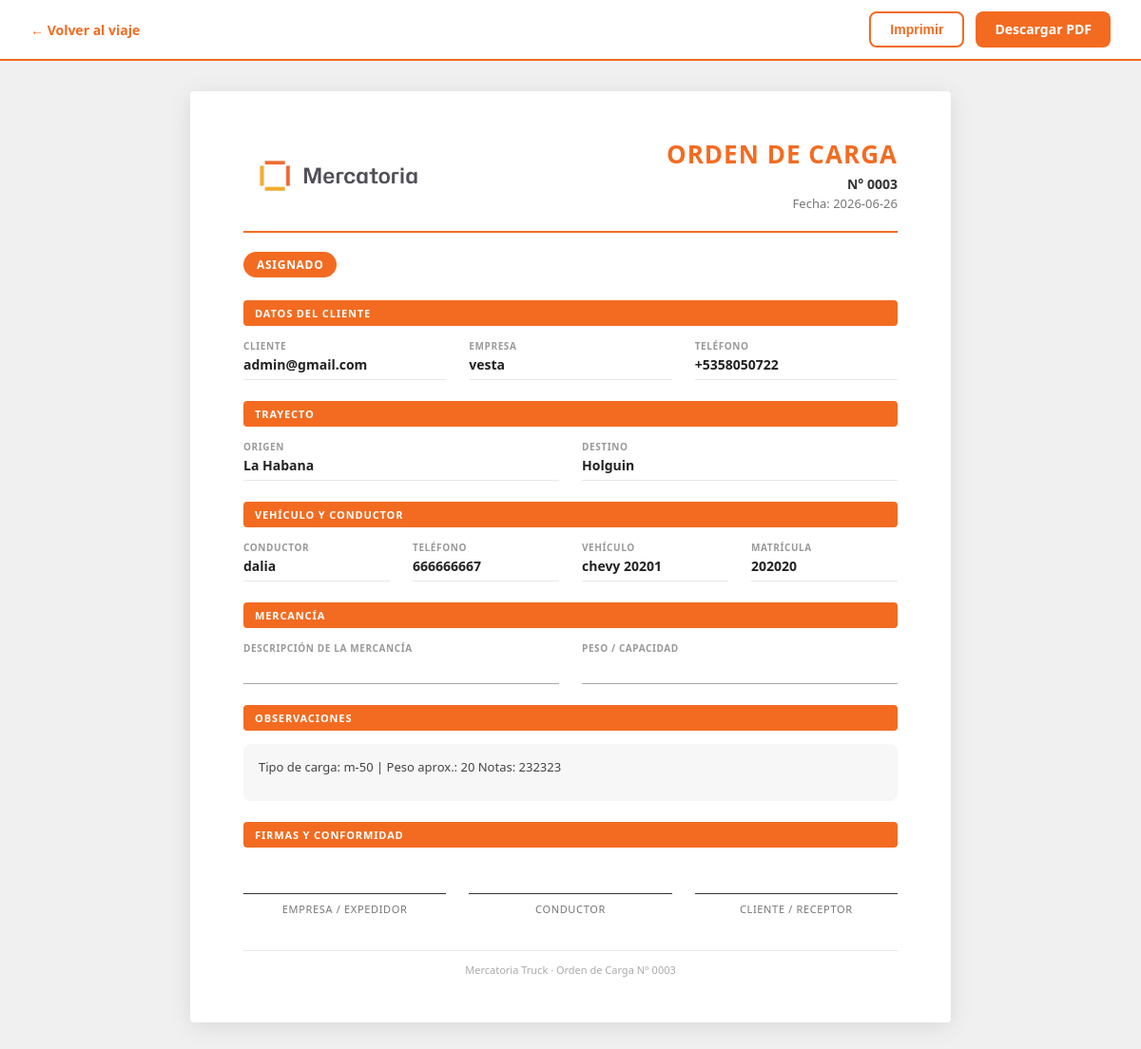
The page /admin/viajes/3/orden-carga on the database its author committed.
### tables this page shows
CREATE TABLE viajes (
        id INTEGER PRIMARY KEY AUTOINCREMENT,
        cliente TEXT,
        cliente_id INTEGER,
        ruta_id INTEGER,
        tarifa_id INTEGER,
        tipo_vehiculo_id INTEGER,
        origen TEXT,
        destino TEXT,
        precio REAL DEFAULT 0,
        precio_calculado REAL DEFAULT 0,
        precio_final REAL DEFAULT 0,
        precio_editado INTEGER DEFAULT 0,
        motivo_edicion_precio TEXT,
        combustible REAL DEFAULT 0,
        pago_camionero REAL DEFAULT 0,
        camionero REAL DEFAULT 0,
        comision REAL DEFAULT 0,
        beneficio REAL DEFAULT 0,
        estado TEXT DEFAULT 'Solicitado',
        camionero_id INTEGER,
        camionero_nombre TEXT,
        vehiculo_id INTEGER,
        fecha_creacion TEXT DEFAULT CURRENT_TIMESTAMP,
        fecha_asignacion TEXT,
        fecha_recogida TEXT,
        fecha_entrega TEXT,
        observaciones TEXT
    , cotizacion_id INTEGER, km REAL, kilometros REAL, precio_cliente REAL, combustible_estimado REAL, beneficio_estimado REAL, vehiculo_placa TEXT);

CREATE TABLE clientes (
        id INTEGER PRIMARY KEY AUTOINCREMENT,
        usuario_id INTEGER,
        nombre TEXT,
        empresa TEXT,
        contacto TEXT,
        telefono TEXT,
        email TEXT,
        direccion TEXT,
        activo INTEGER DEFAULT 1,
        fecha_creacion TEXT DEFAULT CURRENT_TIMESTAMP
    );

CREATE TABLE camioneros (
        id INTEGER PRIMARY KEY AUTOINCREMENT,
        nombre TEXT,
        telefono TEXT,
        licencia TEXT,
        matricula TEXT,
        tipo TEXT,
        capacidad TEXT,
        estado TEXT DEFAULT 'Disponible',
        activo INTEGER DEFAULT 1,
        fecha_creacion TEXT DEFAULT CURRENT_TIMESTAMP
    );

CREATE TABLE vehiculos (
        id INTEGER PRIMARY KEY AUTOINCREMENT,
        camionero_id INTEGER,
        matricula TEXT,
        marca TEXT,
        modelo TEXT,
        tipo TEXT,
        capacidad TEXT,
        combustible TEXT,
        estado TEXT DEFAULT 'Disponible',
        activo INTEGER DEFAULT 1,
        fecha_creacion TEXT DEFAULT CURRENT_TIMESTAMP
    , tipo_vehiculo_id INTEGER, placa TEXT);

### routes/viajes.py (the view)
@viajes_bp.route("/admin/viaje/<int:id>/orden-carga")
@viajes_bp.route("/admin/viajes/<int:id>/orden-carga")
def orden_carga(id):
    conexion = conectar()
    conexion.row_factory = None
    cursor = conexion.cursor()
    cursor.execute("""
        SELECT
            v.*,
            c.telefono  AS camionero_telefono,
            c.licencia  AS camionero_licencia,
            veh.matricula AS vehiculo_matricula,
            veh.marca     AS vehiculo_marca,
            veh.modelo    AS vehiculo_modelo,
            cl.empresa    AS cliente_empresa,
            cl.telefono   AS cliente_telefono,
            cl.email      AS cliente_email
        FROM viajes v
        LEFT JOIN camioneros c   ON v.camionero_id = c.id
        LEFT JOIN vehiculos  veh ON v.vehiculo_id  = veh.id
        LEFT JOIN clientes   cl  ON v.cliente_id   = cl.id
        WHERE v.id = ?
    """, (id,))
    fila = cursor.fetchone()
    if not fila:
        conexion.close()
        return redirect("/admin/viajes")
    columnas = [descripcion[0] for descripcion in cursor.description]
    viaje = dict(zip(columnas, fila))
    conexion.close()
    return render_template(
        "admin/orden_carga.html",
        viaje=viaje
    )

### app.py (called while the page is built)
@app.context_processor
def sidebar_badges():
    try:
        conexion = conectar()
        cursor = conexion.cursor()
        cursor.execute(
            "SELECT COUNT(*) FROM viajes WHERE estado IN ('Pendiente', 'Solicitado')"
        )
        viajes_urgentes = cursor.fetchone()[0]
        cursor.execute(
            "SELECT COUNT(*) FROM viajes WHERE estado = 'Solicitado'"
        )
        dashboard_urgentes = cursor.fetchone()[0]
        conexion.close()
    except Exception:
        viajes_urgentes = 0
        dashboard_urgentes = 0
    return dict(
        sidebar_viajes_urgentes=viajes_urgentes,
        sidebar_dashboard_urgentes=dashboard_urgentes,
    )

### database.py (called while the page is built)
def conectar():
    con = sqlite3.connect(DATABASE_NAME)
    con.row_factory = sqlite3.Row
    return con

### templates/admin/orden_carga.html (shortened to what this page needs)
<!DOCTYPE html>
<html lang="es">
<head>
</head>
<body>
<div class="toolbar">
    <a class="volver" href="/admin/viajes/{{ viaje['id'] }}/gestionar">← Volver al viaje</a>
    <div class="toolbar-acciones">
        <button class="btn-imprimir" onclick="window.print()">Imprimir</button>
        <a class="btn-pdf" href="/admin/viaje/{{ viaje['id'] }}/pdf">Descargar PDF</a>
    </div>
</div>
<div class="documento">
    <div class="cabecera">
        <img src="/static/logo-mercatoria.jpg" alt="Mercatoria Truck" />
        <div class="titulo-doc">
            <h1>ORDEN DE CARGA</h1>
            <p class="numero">N° {{ '%04d' % viaje['id'] }}</p>
            <p class="fecha">
                Fecha:
                {% if viaje.get('fecha_creacion') %}
                    {{ viaje['fecha_creacion'][:10] }}
                {% else %}
                    Sin fecha
                {% endif %}
            </p>
        </div>
    </div>
    <hr class="divisor" />
    <span class="estado-badge">{{ viaje['estado'] or 'Sin estado' }}</span>
    <div class="seccion">
        <div class="seccion-titulo">Datos del cliente</div>
        <div class="campos-grid cols-3">
            <div class="campo">
                <label>Cliente</label>
                <p>{{ viaje['cliente'] or '—' }}</p>
            </div>
            <div class="campo">
                <label>Empresa</label>
                <p>{{ viaje.get('cliente_empresa') or '—' }}</p>
            </div>
            <div class="campo">
                <label>Teléfono</label>
                <p>{{ viaje.get('cliente_telefono') or '—' }}</p>
            </div>
        </div>
    </div>
    <div class="seccion">
        <div class="seccion-titulo">Trayecto</div>
        <div class="campos-grid cols-2">
            <div class="campo">
                <label>Origen</label>
                <p>{{ viaje['origen'] or '—' }}</p>
            </div>
            <div class="campo">
                <label>Destino</label>
                <p>{{ viaje['destino'] or '—' }}</p>
            </div>
        </div>
    </div>
    <div class="seccion">
        <div class="seccion-titulo">Vehículo y conductor</div>
        <div class="campos-grid cols-4">
            <div class="campo">
                <label>Conductor</label>
                <p>{{ viaje['camionero_nombre'] or '—' }}</p>
            </div>
            <div class="campo">
                <label>Teléfono</label>
                <p>{{ viaje.get('camionero_telefono') or '—' }}</p>
            </div>
            <div class="campo">
                <label>Vehículo</label>
                <p>
                    {% set marca = viaje.get('vehiculo_marca') or '' %}
                    {% set modelo = viaje.get('vehiculo_modelo') or '' %}
                    {% if marca or modelo %}
                        {{ marca }} {{ modelo }}
                    {% else %}
                        —
                    {% endif %}
                </p>
            </div>
            <div class="campo">
                <label>Matrícula</label>
                <p>
                    {{ viaje.get('vehiculo_placa') or viaje.get('vehiculo_matricula') or '—' }}
                </p>
            </div>
        </div>
    </div>
    <div class="seccion">
        <div class="seccion-titulo">Mercancía</div>
        <div class="campos-grid cols-2">
            <div class="campo-linea">
                <label>Descripción de la mercancía</label>
                <div class="linea-relleno">{{ viaje.get('mercancia') or '' }}</div>
            </div>
            <div class="campo-linea">
                <label>Peso / Capacidad</label>
                <div class="linea-relleno">{{ viaje.get('peso') or '' }}</div>
            </div>
        </div>
    </div>
    <div class="seccion">
        <div class="seccion-titulo">Observaciones</div>
        <div class="observaciones-box">
            {{ viaje['observaciones'] or 'Sin observaciones registradas.' }}
        </div>
    </div>
    <div class="seccion">
        <div class="seccion-titulo">Firmas y conformidad</div>
        <div class="firmas-grid">
            <div class="firma-bloque">
                <div class="firma-linea"></div>
                <span>Empresa / Expedidor</span>
            </div>
            <div class="firma-bloque">
                <div class="firma-linea"></div>
                <span>Conductor</span>
            </div>
            <div class="firma-bloque">
                <div class="firma-linea"></div>
                <span>Cliente / Receptor</span>
            </div>
        </div>
    </div>
    <div class="pie-documento">
        Mercatoria Truck &middot; Orden de Carga N° {{ '%04d' % viaje['id'] }}
    </div>
</div>
</body>
</html>

### templates/admin/orden_carga.html (style rules this page uses)
* { box-sizing: border-box; margin: 0; padding: 0; }
body { font-family: 'Segoe UI', Arial, sans-serif; background: #f0f0f0; color: #333; }
.toolbar { position: sticky; top: 0; z-index: 100; background: #fff; border-bottom: 2px solid #F36B21; padding: 12px 32px; display: flex; justify-content: space-between; align-items: center; gap: 16px; }
.toolbar a.volver { color: #F36B21; text-decoration: none; font-weight: 600; font-size: 14px; }
.toolbar-acciones { display: flex; gap: 12px; }
.btn-imprimir { background: #fff; color: #F36B21; border: 2px solid #F36B21; padding: 9px 20px; border-radius: 8px; font-size: 14px; font-weight: 700; cursor: pointer; }
.btn-pdf { background: #F36B21; color: #fff; border: none; padding: 9px 20px; border-radius: 8px; font-size: 14px; font-weight: 700; text-decoration: none; cursor: pointer; }
.documento { max-width: 800px; margin: 32px auto; background: #fff; padding: 48px 56px; box-shadow: 0 4px 24px rgba(0,0,0,.10); border-radius: 4px; }
.cabecera { display: flex; justify-content: space-between; align-items: center; margin-bottom: 20px; gap: 16px; }
.cabecera img { max-height: 70px; max-width: 200px; object-fit: contain; }
.titulo-doc { text-align: right; }
.titulo-doc h1 { font-size: 26px; color: #F36B21; letter-spacing: .04em; font-weight: 900; }
.titulo-doc .numero { font-size: 14px; font-weight: 700; color: #333; margin-top: 4px; }
.titulo-doc .fecha { font-size: 13px; color: #777; margin-top: 2px; }
.divisor { border: none; border-top: 2.5px solid #F36B21; margin: 16px 0 20px; }
.estado-badge { display: inline-block; background: #F36B21; color: #fff; font-size: 12px; font-weight: 700; text-transform: uppercase; letter-spacing: .06em; padding: 5px 14px; border-radius: 999px; margin-bottom: 24px; }
.seccion { margin-bottom: 22px; }
.seccion-titulo { background: #F36B21; color: #fff; font-size: 11px; font-weight: 700; letter-spacing: .08em; text-transform: uppercase; padding: 6px 12px; border-radius: 4px; margin-bottom: 14px; }
.campos-grid { display: grid; gap: 6px 24px; }
.campos-grid.cols-3 { grid-template-columns: repeat(3, 1fr); }
.campos-grid.cols-2 { grid-template-columns: repeat(2, 1fr); }
.campos-grid.cols-4 { grid-template-columns: repeat(4, 1fr); }
.campo label { display: block; font-size: 10px; font-weight: 700; text-transform: uppercase; letter-spacing: .06em; color: #999; margin-bottom: 3px; }
.campo p { font-size: 14px; font-weight: 700; color: #222; min-height: 20px; border-bottom: 1px solid #e8e8e8; padding-bottom: 6px; }
.campo-linea { display: flex; flex-direction: column; }
.campo-linea label { font-size: 10px; font-weight: 700; text-transform: uppercase; letter-spacing: .06em; color: #999; margin-bottom: 3px; }
.linea-relleno { border: none; border-bottom: 1.5px solid #aaa; font-size: 14px; font-weight: 600; color: #222; padding: 4px 0 6px; min-height: 28px; background: transparent; }
.observaciones-box { background: #f7f7f7; border-radius: 8px; padding: 14px 16px; font-size: 13px; line-height: 1.6; color: #444; min-height: 60px; }
.firmas-grid { display: grid; grid-template-columns: repeat(3, 1fr); gap: 24px; margin-top: 48px; }
.firma-bloque { text-align: center; }
.firma-linea { border-top: 1.5px solid #333; margin-bottom: 8px; }
.firma-bloque span { font-size: 11px; color: #777; text-transform: uppercase; letter-spacing: .06em; display: block; }
.pie-documento { margin-top: 36px; padding-top: 12px; border-top: 1px solid #e8e8e8; font-size: 11px; color: #aaa; text-align: center; }

### rows shown on the page
viajes: id "0003", fecha_creacion "2026-06-26", estado "ASIGNADO", cliente "admin@gmail.com", origen "La Habana", destino "Holguin", camionero_nombre "dalia", vehiculo_placa "202020", observaciones "Tipo de carga: m-50 | Peso aprox.: 20 Notas: 232323"
clientes: empresa "vesta", telefono "+5358050722"
camioneros: telefono "666666667"
vehiculos: marca "chevy", modelo "20201"
